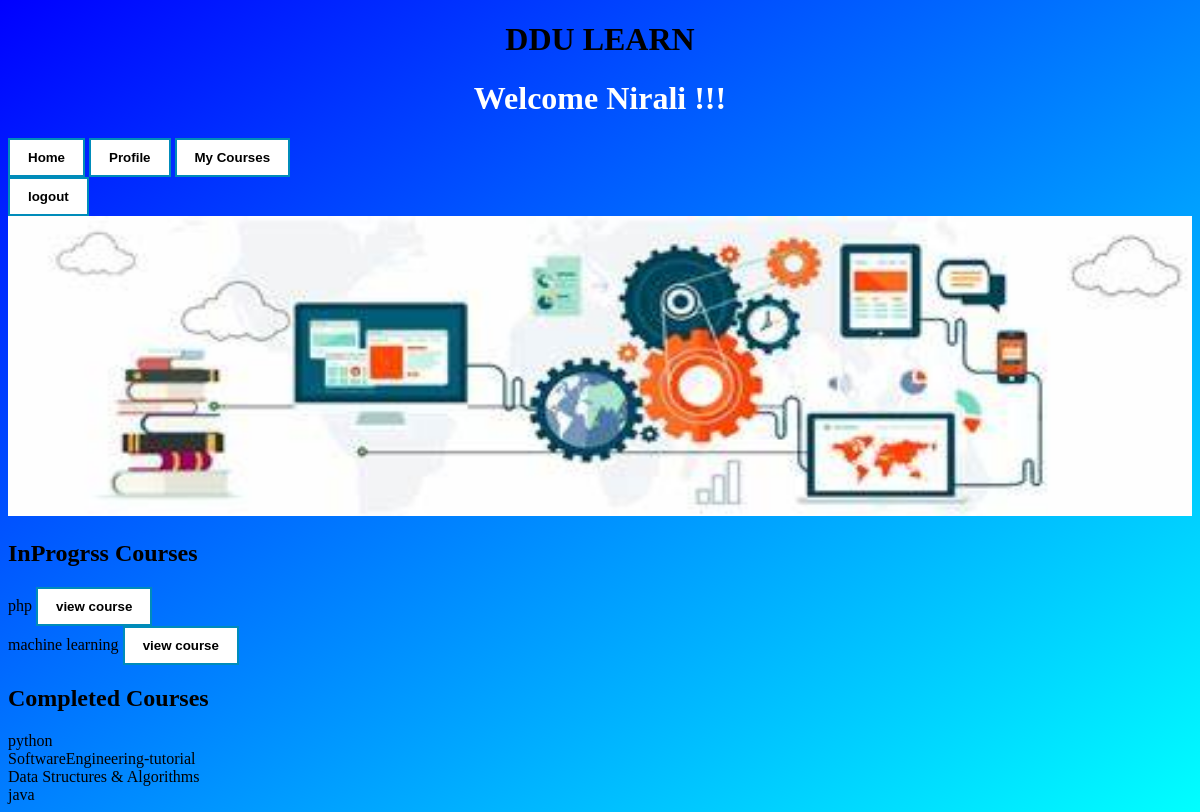
The page /userhome/mycourses/ (signed in) on the database its author committed.
### registration/models.py (models this page shows)
class enrollDetails(models.Model):
    name=models.ForeignKey('UserDetails',to_field='name',on_delete=models.CASCADE)
    cname=models.ForeignKey('courses',on_delete=models.CASCADE)
    status=models.CharField(max_length=100,default='in progress')

class courses(models.Model):
    cname=models.CharField(max_length=100,primary_key=True)
    categoryname=models.ForeignKey('categories',on_delete=models.CASCADE)
    img_file=models.ImageField(upload_to='images/course/',null=True,verbose_name="")
    user_count=models.IntegerField()
    def __str__(self):
        return self.cname

### userhome/views.py (the view)
def mycourses(request):
    if(request.session.get('user')):
        uname=request.session['user']
        cu=enrollDetails.objects.filter(name=uname)
        return render(request,'mycourses.html',{'course':cu,'user':uname})
    else:
        return render(request,'login.html',{'msg':'First login here..'})

### userhome/templates/mycourses.html (shortened to what this page needs)
{% extends 'base.html' %}
    {% block content %}
    <body style="background-image: linear-gradient(to bottom right,blue,cyan);">
        {% load static %}
        <link rel="stylesheet" type="text/css" href="{% static 'home/css/style2.css' %}" />
        <h1 style="color:white; text-align: center;">Welcome {{user}}!!!</h1>
        <button class="button2" onclick="location.href='/userhome/gotouserhome/'">Home</button>
        <button class="button2" onclick="location.href='/userhome/viewprofile/'">Profile</button>
        <button class="button2" onclick="location.href='/userhome/mycourses/'">My Courses</button>
        <form action="/logintosite/logout/" method="POST">{% csrf_token %}
        <input class="button2" type="submit" value="logout"/>
        </form>
        <img src="{% static 'home/images/eLearning4.jpg' %}" style="width: 100%; height: 300px;">
        {% if course %}
            <h2>InProgrss Courses</h2>
            {% for c in course %}
            {% with status=c.status %}
            {% if status == "in progress" %}
            <form action="/userhome/viewcourse/" method="POST">{% csrf_token %}
                {{c.cname}}
                <input class="button2" type="submit" value="view course">
            </form>
            {% endif %}
            {% endwith %}
            {% endfor %}
            <h2>Completed Courses</h2>
            {% for c in course %}
            {% with status=c.status %}
            {% if status == "completed" %}
                {{c.cname}}<br>
            {% endif %}
            {% endwith %}
            {% endfor %}
        {% else %}
        <h2>Your enrolled courses will be displayed here..</h2>
        {% endif %}
    </body>
    {% endblock %}

### home/static/home/css/style2.css (style rules this page uses)
.button2 { background-color: #ffffff; color:black; padding:10px 18px; font-weight: bold; display:inline-block; text-align: right; border:2px solid #008CBA; width: fit-content; }

### rows shown on the page
enrollDetails: cname "php"
enrollDetails: cname "machine learning"
enrollDetails: cname "python"
enrollDetails: cname "SoftwareEngineering-tutorial"
enrollDetails: cname "Data Structures & Algorithms"
enrollDetails: cname "java"

### other values the page prints
{{ user }} "Nirali"
